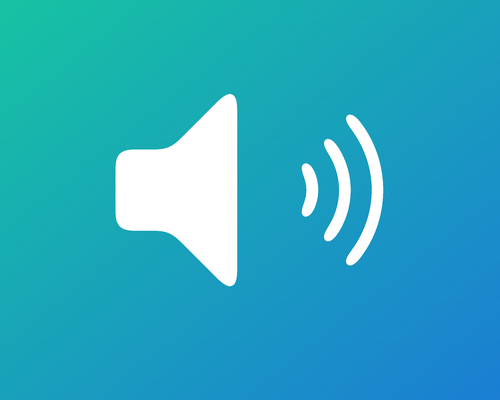
#> input picture miniprogram/images/share.png, 500 x 400 px; its folder holds only this picture in this run
$ python optimize_png.py
#> lines starting #> are read from the running program, lines starting #| are printed output that depends on the picture
# -*- coding: utf-8 -*-
"""
PNG 图标瘦身：在不损失视觉质量的前提下压缩 miniprogram/images 下所有 PNG。
------------------------------------------------------------
方法：
  1. 缩到实际需要的尺寸（图标在界面最大显示 104rpx ≈ 52px@2x，96px 足够）；
     已小于 96px 的保持原尺寸。
  2. 转 256 色调色板（P 模式）+ optimize —— 纯色图标能减 50%~70%。
  3. 原件备份到 assets/png_backup_<日期>/。
用法：C:/Python314/python.exe assets/optimize_png.py
"""
import os
import shutil
import sys
from datetime import datetime

from PIL import Image

ROOT = os.path.dirname(os.path.dirname(os.path.abspath(__file__)))
IMG = os.path.join(ROOT, 'miniprogram', 'images')
MAX_SIDE = 96  # 图标显示最大 104rpx，96px 绰绰有余


def process(path):
#> called with path = 'miniprogram/images/share.png'
    im = Image.open(path)
#> im is the input picture: PIL image 500x400 RGB; mean R, G, B 45.1, 168.7, 193.2
    had_alpha = im.mode in ('RGBA', 'LA') or 'transparency' in im.info
#> had_alpha = False
    im = im.convert('RGBA')
#> im: PIL image 500x400 RGBA
    w, h = im.size
#> w = 500; h = 400
    if max(w, h) > MAX_SIDE:
        scale = MAX_SIDE / max(w, h)
#> scale = 0.192
        im = im.resize((max(1, round(w * scale)), max(1, round(h * scale))), Image.LANCZOS)
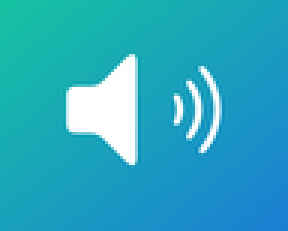
#> im: PIL image 96x77 RGBA (shown 3 times larger); mean R, G, B, A 44.8, 168.5, 193.1, 255
    # 量化到 256 色（保留 alpha），再存优化 PNG
    q = im.quantize(colors=256, method=Image.FASTOCTREE)
    before = os.path.getsize(path)
    q.save(path, optimize=True)
    after = os.path.getsize(path)
    return before, after


def main():
    backup = os.path.join(ROOT, 'assets', 'png_backup_' + datetime.now().strftime('%Y%m%d'))
    total_before = total_after = 0
    count = 0
    for r, d, fs in os.walk(IMG):
        for f in sorted(fs):
            if not f.endswith('.png'):
                continue
            src = os.path.join(r, f)
            rel = os.path.relpath(src, IMG)
            bdir = os.path.join(backup, os.path.dirname(rel))
            os.makedirs(bdir, exist_ok=True)
            shutil.copy2(src, os.path.join(bdir, f))
            before, after = process(src)
            total_before += before
            total_after += after
            count += 1
    print('处理 %d 个 PNG：%d KB → %d KB（省 %.0f%%）'
          % (count, total_before / 1024, total_after / 1024,
             100 * (1 - total_after / max(1, total_before))))
    print('备份：' + os.path.relpath(backup, ROOT))


if __name__ == '__main__':
    sys.exit(main())
#> (the program exits here)
